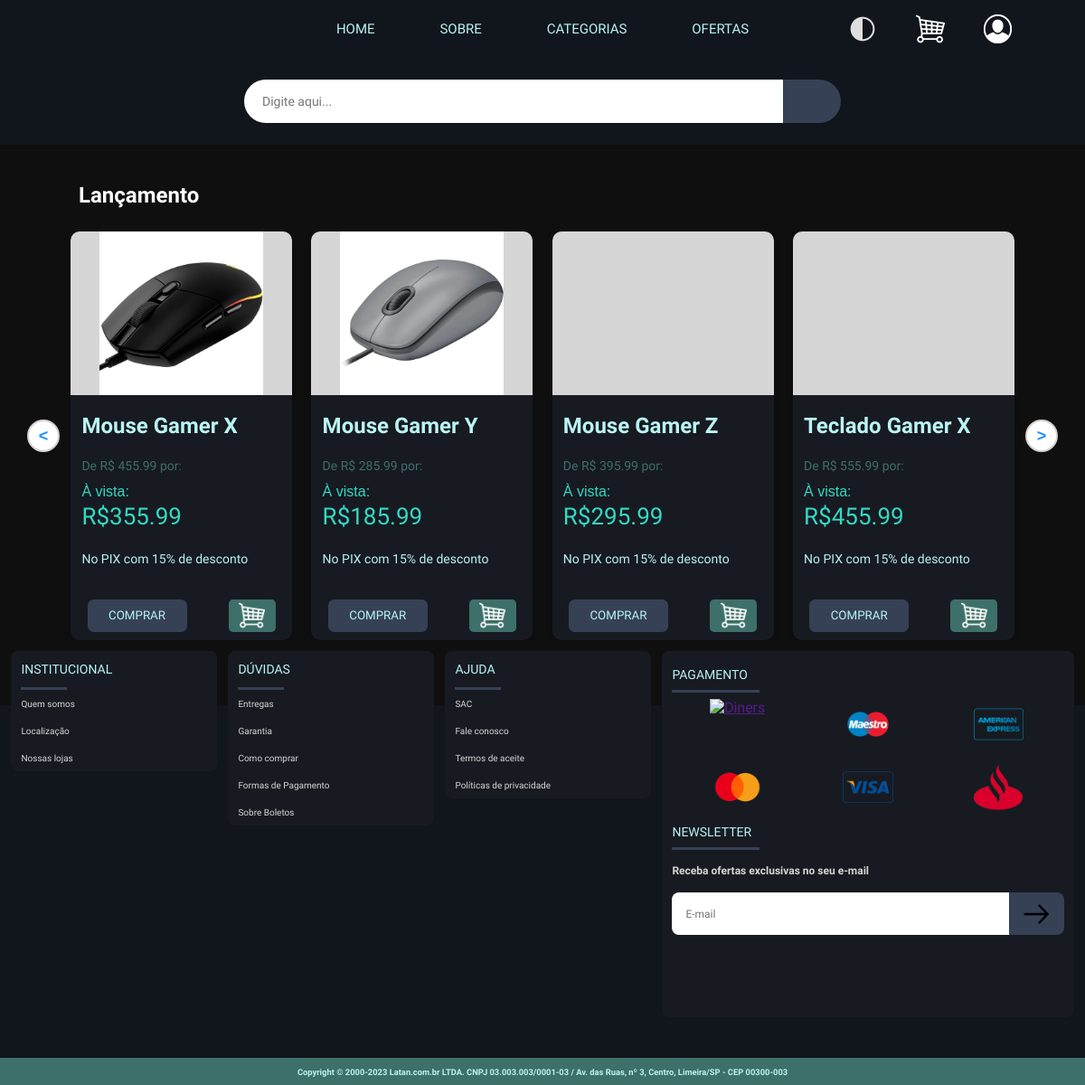
The page / on the database its author committed.
### tables this page shows
create table produtos(
	idProdutos int not null auto_increment,
    nome varchar(250) not null,
    preco decimal(15,2) not null,
    marca varchar(200) not null,
    cor varchar(50) not null,
    condicao varchar(100) not null,
    origem boolean not null,
    localizacao varchar(50) not null,
    quantidade int not null,
    imagem varchar(150) not null,
    primary key(idProdutos)
);

### src/Controller/produtoRepositorio.php (called while the page is built)
<?php
    class produtoRepositorio{
        private PDO $pdo;
        public function __construct(PDO $pdo) {
            $this->pdo = $pdo;
        }
        public function chamarProdutos(): array{
            $sqlLancamentos = "SELECT * FROM produtos WHERE idProdutos <= 7";
            $statement = $this->pdo->query($sqlLancamentos);
            $itens = $statement->fetchAll(PDO::FETCH_ASSOC);
            $dadosItens = array_map(function ($item){
                return new Produto($item['idProdutos'], $item['nome'], $item['preco'], $item['marca'], $item['cor'], $item['condicao'], $item['origem'], $item['localizacao'], $item['quantidade'], $item['imagem']);
            }, $itens);
            return $dadosItens;
        }
    }
?>

### src/Model/produto.php (called while the page is built, shortened)
<?php
    class Produto{
        private string $nome;
        private float $preco;
        private string $imagem;
        public function __construct(int $idProdutos, string $nome, float $preco, string $marca, string $cor, string $condicao, bool $origem, string $localizacao, int $quantidade, string $imagem) {
            $this->nome = $nome;
            $this->preco = $preco;
            $this->imagem = $imagem;
        }
        public function getNome(): string {
            return $this->nome;
        }
        public function getPreco(): float {
            return $this->preco;
        }
        public function getPrecoFormatado(): string{
            return number_format($this->preco, 2);
        }
        public function getImagem(): string{
            return $this->imagem;
        }
    }
?>

### index.php (the view, shortened to what this page needs)
<?php
    require "src/DBConnectionLocal.php";
    require "src/Model/produto.php";
    require "src/Controller/produtoRepositorio.php";
    $produtoRepositorio = new produtoRepositorio($pdo);
    $itens = $produtoRepositorio->chamarProdutos();
?>
<!DOCTYPE html>
<html lang="pt-br">
<head>
    <link rel="stylesheet" href="css/universal.css">
    <link rel="stylesheet" href="css/card.css">
</head>
<body>
    <header>
        <div class="header-top">
            <div class="header-top-left"></div>
            <nav>
                <ul class="nav-content">
                    <li class="nav-item">
                        <a href="index.html">HOME</a>
                    </li>
                    <li class="nav-item">
                        <a href="index.html">SOBRE</a>
                    </li>
                    <li class="nav-item">
                        <a href="index.html">CATEGORIAS</a>
                    </li>
                    <li class="nav-item">
                        <a href="index.html">OFERTAS</a>
                    </li>
                </ul>
            </nav>
            <div class="header-top-right">
                <figure class="site-theme-btn-container">
                    <a href="">
                        <img src="assets/icones/dark_theme_regular_icon_204499.png" alt="">
                    </a>
                </figure>
                <figure class="shopping-kart-btn-container">
                    <a href="">
                        <img src="assets/icones/1413908.png" alt="carrinho de compras">
                    </a>
                </figure>
                <figure class="user-account-btn-container">
                    <a href="html/login.php">
                        <img src="assets/icones/202-2024792_user-profile-icon-png-download-fa-user-circle.png" alt="">
                    </a>
                </figure>
            </div>
        </div>
        <div class="header-bottom">
            <form action="" method="post" class="search-bar-form">
                <fieldset class="search-bar">
                    <input type="text" name="search-bar-content" class="search-bar-content" id="search-bar-content"
                        placeholder="Digite aqui...">
                    <input type="submit" value="" name="search-bar-submit" class="search-bar-submit"
                        id="search-bar-submit">
                </fieldset>
            </form>
        </div>
    </header>
    <main>
        <article>
            <section class="container">
                <div class="carrosel-cabecalho">
                    <h2>Lançamento</h2>
                </div>
                <div class="carrossel-conteudo">
                    <div class="carrosel-btn">
                        <button type="button" class="prvItem">
                            < </button>
                                <button type="button" class="nxtItem"> > </button>
                    </div>
                    <div class="carrosel-visivel">
                        <div class="carrosel">
                        <?php foreach($itens as $item):?>
                            <div class="card">
                                <div class="categoria">
                                    <figure class="categoria-container">
                                        <img decoding="async" src="assets/imagens/produtos/<?=$item->getImagem()?>" alt="Imagem de exemplo">
                                    </figure>
                                    <div class="categoria-conteudo">
                                        <div class="nome-container">
                                            <h2 class="nome"> <?=$item->getNome()?> </h2>
                                        </div>
                                        <div class="preco">
                                            <div class="preco-antes">
                                                <p>De R$ <?=($item->getPreco() + 100.00)?> por:</p>
                                            </div>
                                            <div class="preço-final">
                                                <span class="vista">À vista:</span>
                                                <p class="preco-depois">R$<?=$item->getPrecoFormatado()?></p>
                                            </div>
                                            <div class="pix">
                                                <p>No PIX com 15% de desconto</p>
                                            </div>
                                        </div>
                                    </div>
                                    <div class="compras-button">
                                        <button type="submit" class="comprar-button">COMPRAR</button>
                                        <figure class="categoria-buttons">
                                            <a href="">
                                                <img src="assets/icones/1413908.png" alt="">
                                            </a>
                                        </figure>
                                    </div>
                                </div>
                            </div>
                        <?php endforeach; ?>
                        </div>
                    </div>
                </div>
            </section>
        </article>
    </main>
    <footer>
        <div class="footer-top">
            <div class="footer-top-institucional">
                <div class="institucional-titulo">INSTITUCIONAL</div>
                <div class="institucional-divisa"></div>
                <ul class="institucional-content">
                    <li class="institucional-item">
                        <a href="">Quem somos</a>
                    </li>
                    <li class="institucional-item">
                        <a href="">Localização</a>
                    </li>
                    <li class="institucional-item">
                        <a href="">Nossas lojas</a>
                    </li>
                </ul>
            </div>
            <div class="footer-top-duvidas">
                <div class="duvidas-titulo">DÚVIDAS</div>
                <div class="duvidas-divisa"></div>
                <ul class="duvidas-content">
                    <li class="duvidas-item">
                        <a href="">Entregas</a>
                    </li>
                    <li class="duvidas-item">
                        <a href="">Garantia</a>
                    </li>
                    <li class="duvidas-item">
                        <a href="">Como comprar</a>
                    </li>
                    <li class="duvidas-item">
                        <a href="">Formas de Pagamento</a>
                    </li>
                    <li class="duvidas-item">
                        <a href="">Sobre Boletos</a>
                    </li>
                </ul>
            </div>
            <div class="footer-top-ajuda">
                <div class="ajuda-titulo">AJUDA</div>
                <div class="ajuda-divisa"></div>
                <ul class="ajuda-content">
                    <li class="ajuda-item">
                        <a href="">SAC</a>
                    </li>
                    <li class="ajuda-item">
                        <a href="">Fale conosco</a>
                    </li>
                    <li class="ajuda-item">
                        <a href="">Termos de aceite</a>
                    </li>
                    <li class="ajuda-item">
                        <a href="">Políticas de privacidade</a>
                    </li>
                </ul>
            </div>
            <div class="footer-top-duplo">
                <div class="footer-duplo-pagamento">
                    <div class="pagamento-titulo">PAGAMENTO</div>
                    <div class="pagamento-divisa"></div>
                    <div class="cartao-container">
                        <figure class="cartao-card-container">
                            <a href="">
                                <img class="cartao-card" src="assets/imagens/dinners.png" alt="Diners">
                            </a>
                        </figure>
                        <figure class="cartao-card-container">
                            <a href="">
                                <img class="cartao-card" src="assets/imagens/maestro.png" alt="Express">
                            </a>
                        </figure>
                        <figure class="cartao-card-container">
                            <a href="">
                                <img class="cartao-card" src="assets/imagens/pngwing.com.png" alt="Maestro">
                            </a>
                        </figure>
                        <figure class="cartao-card-container">
                            <a href="">
                                <img class="cartao-card" src="assets/imagens/Mastercard.png" alt="Maestro">
                            </a>
                        </figure>
                        <figure class="cartao-card-container">
                            <a href="">
                                <img class="cartao-card" src="assets/imagens/visa.png" alt="Maestro">
                            </a>
                        </figure>
                        <figure class="cartao-card-container">
                            <a href="">
                                <img class="cartao-card" src="assets/imagens/santander.png" alt="Maestro">
                            </a>
                        </figure>
                    </div>
                </div>
                <div class="footer-duplo-newsletter">
                    <div class="newsletter-titulo">NEWSLETTER</div>
                    <div class="newsletter-divisa"></div>
                    <div class="cadastro-email">
                        <div class="email">
                            <div class="email-titulo">
                                <h2>Receba ofertas exclusivas no seu e-mail</h2>
                            </div>
                            <form action="" method="post" id="form-cadastro-email" class="form-cadastro-email">
                                <fieldset class="fieldset-email">
                                    <input type="text" name="input-cadastro-email" class="input-cadastro-email" id="input-cadastro-email" placeholder="E-mail">
                                    <button type="submit" name="input-cadastro-email-btn" class="input-cadastro-email-btn" id="input-cadastro-email-btn">
                                        <img src="../assets/imagens/seta.png" alt="">
                                    </button>
                                </fieldset>
                            </form>
                        </div>
                    </div>
                </div>
            </div>
        </div>
        <div class="footer-bottom">
            <h3>Copyright © 2000-2023 Latan.com.br LTDA. CNPJ 03.003.003/0001-03 / Av. das Ruas, nº 3, Centro,
                Limeira/SP - CEP 00300-003</h3>
        </div>
    </footer>
</body>
</html>

### rows shown on the page
produtos: imagem (picture), nome "Mouse Gamer X", $item->getPreco() + 100.00 "455.99", preco "355.99"
produtos: imagem (picture), nome "Mouse Gamer Y", $item->getPreco() + 100.00 "285.99", preco "185.99"
produtos: imagem (picture), nome "Mouse Gamer Z", $item->getPreco() + 100.00 "395.99", preco "295.99"
produtos: imagem (picture), nome "Teclado Gamer X", $item->getPreco() + 100.00 "555.99", preco "455.99"
